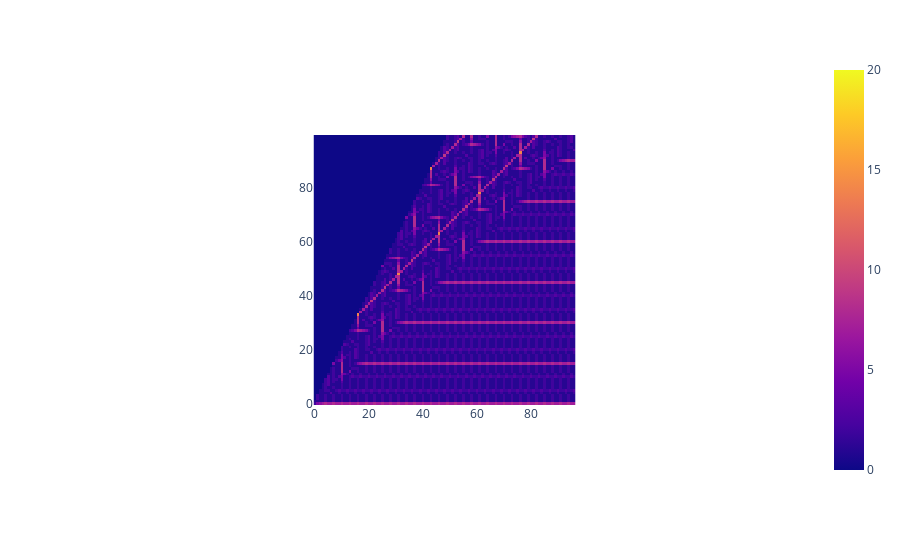
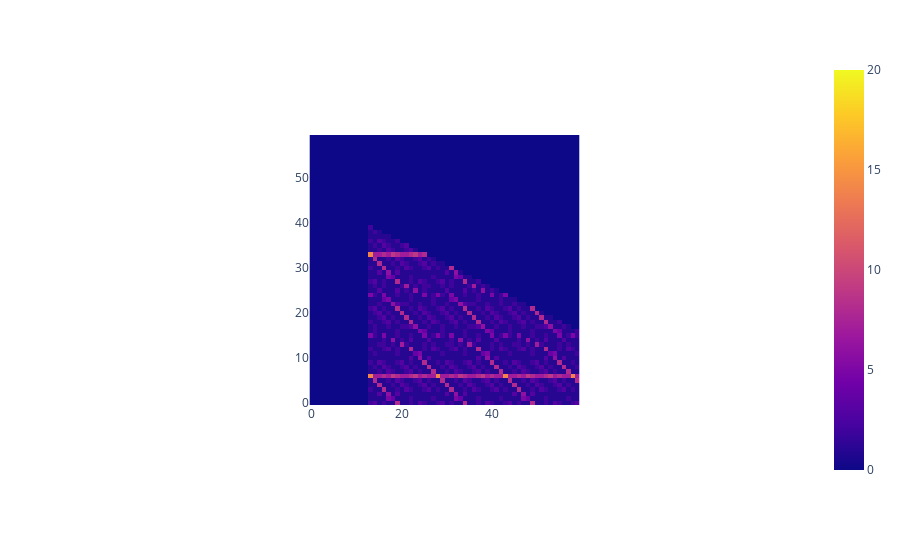

Notebook code for these charts, in order:
### Markdown cell above
### The area of $L < B+R$

### Code cell
e, r = 2, 7
size = 60
# ---
df = pd.read_csv(f"data/fix_T-L_R/T-L={e}_R={r}_100x100.csv")
dfvt = df.values
shift = int((r - e) / 2) + (r - e) % 2 if r - e >= 0 else 0
px.imshow(dfvt[: size * 2, shift : size * 2 + shift], origin="lower", zmax=20).show()
# ---
mat = []
for i in range(size):
    seq = []
    for j in range(size):
        try:
            seq += [dfvt[r + 1 + i + j + i][j + i]]
        except:
            seq += [0]
    mat += [seq]
# ---
px.imshow(mat, origin="lower", zmax=20).show()

### Figure 1 — Plotly figure (JSON) as saved in the notebook; plotly's stock layout.template omitted (floating-point values rounded to 4 significant figures; data arrays with more than 128 entries replaced by an {"elided": "..."} marker saying what was removed)
{"data": [{"coloraxis": "coloraxis", "hovertemplate": "x: %{x}<br>y: %{y}<br>color: %{z}<extra></extra>", "name": "0", "type": "heatmap", "xaxis": "x", "yaxis": "y", "z": {"elided": "100x97 int values"}}], "layout": {"autosize": true, "coloraxis": {"cmax": 20, "cmin": 0, "colorscale": [[0, "#0d0887"], [0.1111, "#46039f"], [0.2222, "#7201a8"], [0.3333, "#9c179e"], [0.4444, "#bd3786"], [0.5556, "#d8576b"], [0.6667, "#ed7953"], [0.7778, "#fb9f3a"], [0.8889, "#fdca26"], [1, "#f0f921"]]}, "margin": {"t": 60}, "xaxis": {"anchor": "y", "autorange": true, "constrain": "domain", "domain": [0.3204, 0.6796], "range": [-0.5, 96.5], "scaleanchor": "y"}, "yaxis": {"anchor": "x", "autorange": true, "constrain": "domain", "domain": [0.004779, 0.9952], "range": [-0.5, 99.5]}}}

### Figure 2 — Plotly figure (JSON) as saved in the notebook; plotly's stock layout.template omitted (floating-point values rounded to 4 significant figures; data arrays with more than 128 entries replaced by an {"elided": "..."} marker saying what was removed)
{"data": [{"coloraxis": "coloraxis", "hovertemplate": "x: %{x}<br>y: %{y}<br>color: %{z}<extra></extra>", "name": "0", "type": "heatmap", "xaxis": "x", "yaxis": "y", "z": {"elided": "60x60 int values"}}], "layout": {"autosize": true, "coloraxis": {"cmax": 20, "cmin": 0, "colorscale": [[0, "#0d0887"], [0.1111, "#46039f"], [0.2222, "#7201a8"], [0.3333, "#9c179e"], [0.4444, "#bd3786"], [0.5556, "#d8576b"], [0.6667, "#ed7953"], [0.7778, "#fb9f3a"], [0.8889, "#fdca26"], [1, "#f0f921"]]}, "margin": {"t": 60}, "xaxis": {"anchor": "y", "autorange": true, "constrain": "domain", "domain": [0.3148, 0.6852], "range": [-0.5, 59.5], "scaleanchor": "y"}, "yaxis": {"anchor": "x", "autorange": true, "constrain": "domain", "domain": [0.004779, 0.9952], "range": [-0.5, 59.5]}}}
